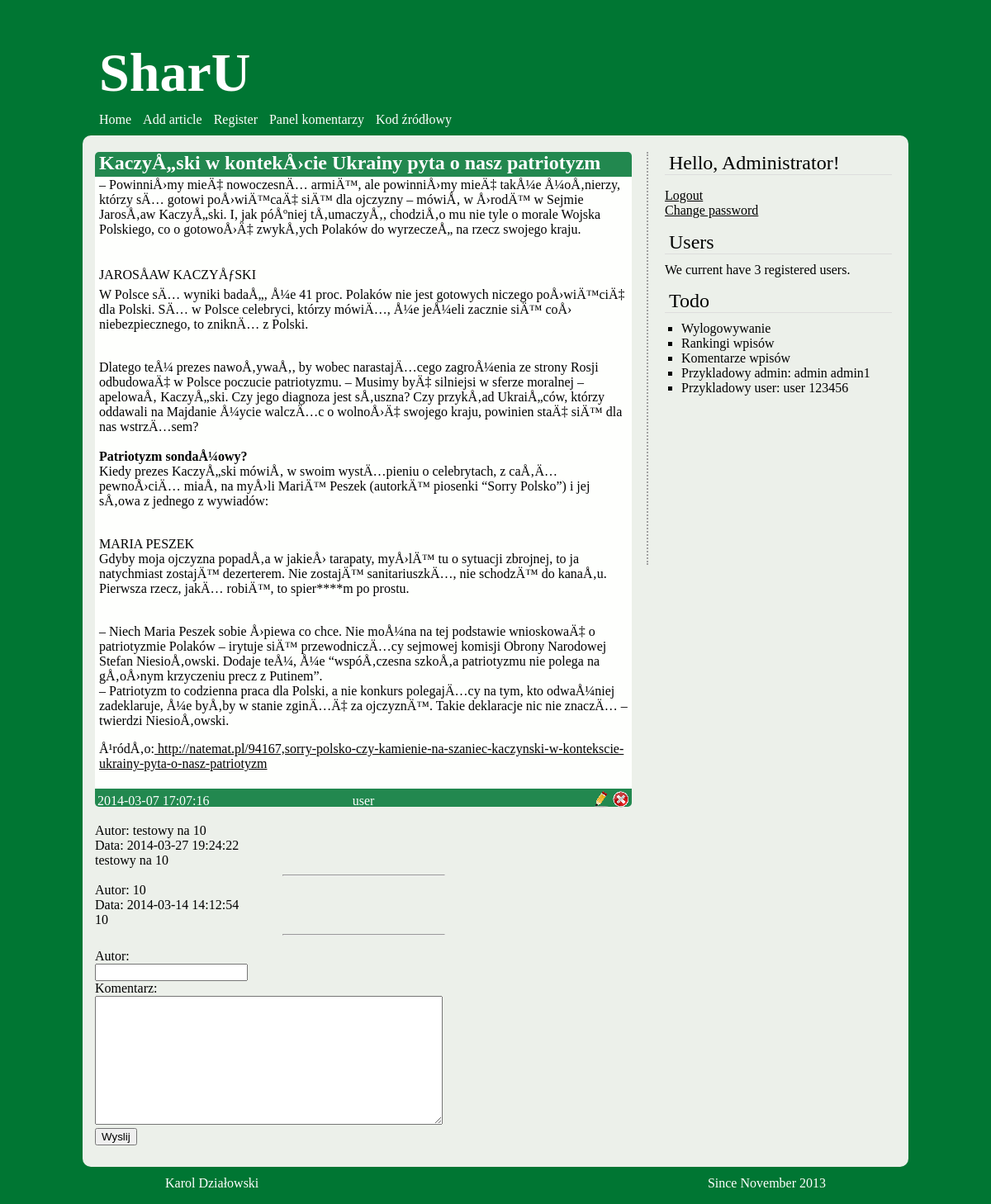
Screenshot of /index.php?id=10 (signed in) with the database file from the repository.
### tables this page shows
CREATE TABLE IF NOT EXISTS `articles` (
  `id` int(11) NOT NULL AUTO_INCREMENT,
  `title` text NOT NULL,
  `content` text NOT NULL,
  `excerpt` text NOT NULL,
  `author` text NOT NULL,
  `date` timestamp NOT NULL DEFAULT CURRENT_TIMESTAMP,
  PRIMARY KEY (`id`)
);

CREATE TABLE IF NOT EXISTS `comments` (
  `id` int(11) NOT NULL AUTO_INCREMENT,
  `article_id` int(11) NOT NULL,
  `content` text NOT NULL,
  `author` varchar(255) NOT NULL,
  `date` timestamp NOT NULL DEFAULT CURRENT_TIMESTAMP,
  `active` int(11) NOT NULL DEFAULT '0',
  PRIMARY KEY (`id`)
);

CREATE TABLE IF NOT EXISTS `users` (
  `user_id` int(11) NOT NULL AUTO_INCREMENT,
  `username` varchar(32) NOT NULL,
  `password` varchar(32) NOT NULL,
  `first_name` varchar(100) NOT NULL,
  `last_name` varchar(100) NOT NULL,
  `email` varchar(255) NOT NULL,
  `active` int(11) NOT NULL DEFAULT '1',
  `moderator` int(11) NOT NULL DEFAULT '0',
  PRIMARY KEY (`user_id`)
);

### core/init.php (called while the page is built, shortened)
<?php
require 'functions/users.php';
if (logged_in() === true) {
    $session_user_id = $_SESSION['user_id'];
    $user_data = user_data($session_user_id, 'user_id', 'username', 'password', 'first_name', 'last_name', 'email');
}
?>

### core/functions/users.php (called while the page is built, shortened)
<?php
function user_data($user_id) {
    $user_id = (int) $user_id;
    $func_num_args = func_num_args();
    $func_get_args = func_get_args();
    if ($func_num_args > 1) {
        unset($func_get_args[0]);
        $fields = '`' . implode('`, `', $func_get_args) . '`';
        $data = mysql_fetch_assoc(mysql_query("SELECT $fields FROM `users` WHERE `user_id` = $user_id"));
        return $data;
    }
}
?>

### includes/comments/show.php (the view, shortened to what this page needs)
<?php
$article_id = $_GET['id'];
$result = mysql_query("SELECT MAX(id) as id FROM comments WHERE article_id = '$article_id' AND active = '1'");
$row = mysql_fetch_array($result, MYSQL_ASSOC);
$id = $row["id"];
for ($i = $id; $i > 0; $i--) {
    $result = mysql_query("SELECT author, content, date FROM comments WHERE id=" . $i ." AND article_id = '$article_id'");
    while ($row = mysql_fetch_array($result, MYSQL_NUM)) {
        echo("
            <div class='comment'>
                <li> Autor: $row[0] </li>
                <li> Data: $row[2] </li>
                <li> $row[1] <li>
            ");
        echo "<hr width='30%'>";
    }
}

### includes/articles/show.php (shortened to what this page needs)
<?php
if (isset($_GET['id']) && !empty($_GET['id'])) {
    $result = mysql_query("SELECT id, title, content, excerpt, author, date FROM articles WHERE id=" . $_GET['id']);
    while ($row = mysql_fetch_array($result, MYSQL_NUM)) {
        echo ("
			<div class='news'>
				<div class='tytul'>" . $row[1] . "</div>
				<div class='tresc'>" . $row[2] . "</div>
				<div class='autor'>
				<table style='width: 100%'>
				<tr>
					<td style='width: 33%'>" . $row[5] . "</td>
                                        <td align='center' style='width: 33%'>" . $row[4] . "</td>
					<td align='right' style='width: 33%'><a class='autor' href='edit_article.php?id=" . $_GET['id'] . "'><img src='css/images/edit_ico.png'></a> <a class='autor' href='delete_article.php?id=" . $_GET['id'] . "'><img src='css/images/delete_ico.png'></a> </td>
				</tr>
				</table>
				</div>
			</div>
			");
    }
    include 'includes/comments/show.php';
    ?>
    <form name='comment' action='add_comment.php' method='get'>
        <ul>
            <li>Autor:</li>
            <li> <input type='text' name='author'></input> </li>
            <li> Komentarz: </li>
            <li> <textarea class='ckeditor' name='content' cols='50' rows='10'> </textarea> </li>
            <li> <input type="hidden" name="article_id" value="<?php echo $article_id ?>" </li>
            <li> <input type='submit' value='Wyslij'> </li>
        </ul>
    </form>
<?php
}
?>

### includes/widgets/loggedin.php
<div class="aside">
    <h2 class="widget">Hello, <?php echo $user_data['first_name']; ?>!</h2>
    <form action="login.php" method="post">
        <ul>
            <li> <a href="logout.php">Logout</a> </li>
            <li> <a href="changepassword.php">Change password</a></li>
        </ul>
    </form>
</div>

### css/style.css (style rules this page uses)
body { background-color: #007633; background-size: 100% 100%; }
ul { padding-left: 0px; }
li { list-style-type:none; }
a:link { color: black; }
p { margin-top: 1px; }
div.news { width: 100%; margin-bottom: 20px; }
div.tytul { background-color: #22884F; color: #FFFFFF; height: 30px; border-radius: 5px 5px 0 0; padding-left: 5px; font-size: x-large; font-weight: bold; }
div.tresc { background-color: #FEFFFD; min-height: 10px; padding-left: 5px; margin-bottom: 0px; padding-bottom: 5px; }
div.autor { margin-top: 0px; background-color: #22884F; color: #FFFFFF; height: 22px; border-radius: 0 0 5px 5px; }
a.autor { text-decoration: none; }
a:link.autor { color:#FFFFFF; }
div.aside { margin-bottom: 15px; }
h2.widget { margin: 0 0 10px 0; padding: 0 5px; font-weight: normal; border-bottom: 1px solid #ddd; }

### rows the page displays
articles: title "KaczyÅ„ski w kontekÅ›cie Ukrainy pyta o nasz patriotyzm", content "– PowinniÅ›my mieÄ‡ nowoczesnÄ… armiÄ™, ale powinniÅ›my mieÄ‡ takÅ¼e Å¼oÅ‚nierzy, którzy sÄ… gotowi poÅ›wiÄ™caÄ‡ siÄ™ dla ojczyzny – mówiÅ‚ w Å›rodÄ™ w Sejmie JarosÅ‚aw KaczyÅ„ski. I, jak póÅºniej tÅ‚umaczyÅ‚, chodziÅ‚o mu nie tyle o morale Wojska Polskiego, co o gotowoÅ›Ä‡ zwykÅ‚ych Polaków do wyrzeczeÅ„ na rzecz swojego kraju. JAROSÅAW KACZYÅƒSKI W Polsce sÄ… wyniki badaÅ„, Å¼e 41 proc. Polaków nie jest gotowych niczego poÅ›wiÄ™ciÄ‡ dla Polski. SÄ… w Polsce celebryci, którzy mówiÄ…, Å¼e jeÅ¼eli zacznie siÄ™ coÅ› niebezpiecznego, to zniknÄ… z Polski. Dlatego teÅ¼ prezes nawoÅ‚ywaÅ‚, by wobec narastajÄ…cego zagroÅ¼enia ze strony Rosji odbudowaÄ‡ w Polsce poczucie patriotyzmu. – Musimy byÄ‡…", date "2014-03-07 17:07:16", author "user"
comments: author "testowy na 10", date "2014-03-27 19:24:22", content "testowy na 10"
comments: author "10", date "2014-03-14 14:12:54", content "10"
users: first_name "Administrator"

### other values shown
$user_count "3"
$suffix "s"
